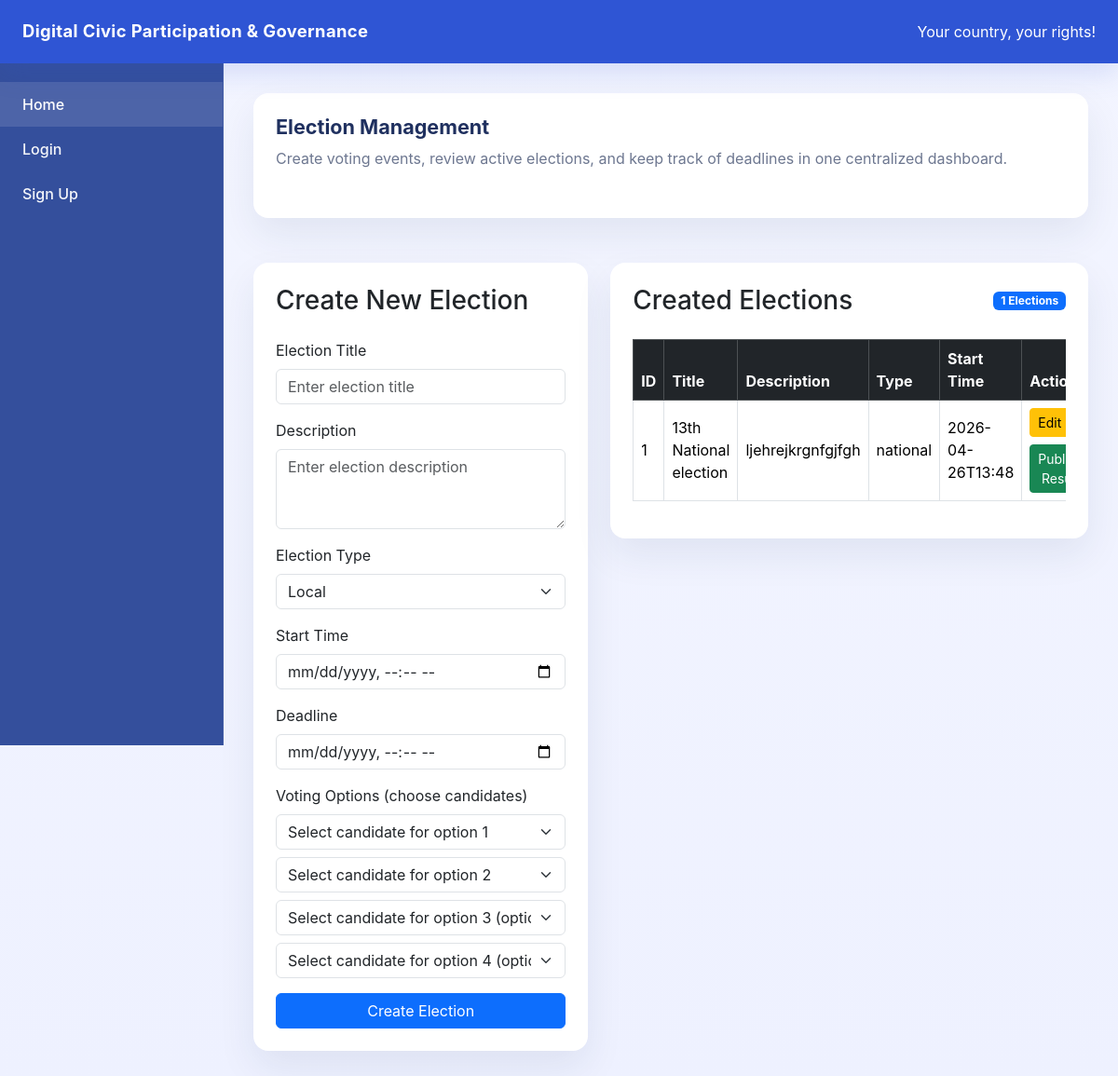
The page /election_creation/ on the database its author committed.
### models/election_creation.py (models this page shows)
class ElectionCreation(db.Model):
    __tablename__ = "election_creation"
    id = db.Column(db.Integer, primary_key=True)
    title = db.Column(db.String(200), nullable=False)
    description = db.Column(db.String(500), nullable=False)
    type = db.Column(db.String(50), nullable = False, default = "Local")
    start_time = db.Column(db.String(50), nullable=False)  # added for election start reminder
    deadline = db.Column(db.String(50), nullable=False)
    result_published = db.Column(db.Boolean, default=False, nullable=False)  # added for result published notification
    start_notified = db.Column(db.Boolean, default=False, nullable=False)  # added to avoid duplicate start notifications
    end_notified = db.Column(db.Boolean, default=False, nullable=False)  # added to avoid duplicate end notifications
    result_notified = db.Column(db.Boolean, default=False, nullable=False)  # added to avoid duplicate result notifications
    options = db.relationship(
        "VotingOption",
        backref="election",
        cascade="all, delete-orphan",
        lazy=True
    )

### routes/election_creation_routes.py (the view)
@e_bp.route("/")
def election_creation_page():
    elections = ElectionCreation.query.all()
    candidates = Candidate.query.all()
    return render_template("election_creation.html", elections=elections, candidates=candidates)

### app.py (called while the page is built, shortened)
@app.context_processor
def inject_notification_count():
    unread_notification_count = 0
    current_user = None  # added
    voter_id = session.get("user_id")
    return dict(unread_notification_count=unread_notification_count, current_user=current_user)

### templates/election_creation.html (shortened to what this page needs)
{% extends "base.html" %}
{% block content %}
<div class="row g-4">
    <div class="col-12">
        <div class="card card-smooth p-4 mb-4">
            <div class="d-flex flex-column flex-md-row justify-content-between align-items-start gap-3">
                <div>
                    <h1 class="section-title mb-2">Election Management</h1>
                    <p class="page-intro">Create voting events, review active elections, and keep track of deadlines in one centralized dashboard.</p>
                </div>
            </div>
        </div>
    </div>
    <div class="col-lg-5">
        <div class="card card-smooth">
            <div class="card-body p-4">
                <h3 class="mb-4">Create New Election</h3>
                <form action="{{ url_for('e_bp.add_election') }}" method="POST">
                    <div class="mb-3">
                        <label class="form-label">Election Title</label>
                        <input type="text" class="form-control" name="title" placeholder="Enter election title" required>
                    </div>
                    <div class="mb-3">
                        <label class="form-label">Description</label>
                        <textarea class="form-control" name="description" rows="3" placeholder="Enter election description" required></textarea>
                    </div>
                    <div class="mb-3">
                        <label class="form-label">Election Type</label>
                        <select class="form-select" name="type" required>
                            <option value="Local">Local</option>
                        </select>
                    </div>
                    <div class="mb-3">
                        <label class="form-label">Start Time</label>
                        <input type="datetime-local" class="form-control" name="start_time" required>
                    </div>
                    <div class="mb-3">
                        <label class="form-label">Deadline</label>
                        <input type="datetime-local" class="form-control" name="deadline" required>
                    </div>
                    <div class="mb-3">
                        <label class="form-label">Voting Options (choose candidates)</label>
                        {% if candidates %}
                            <select class="form-select mb-2" name="option1" required>
                                <option value="">Select candidate for option 1</option>
                            </select>
                            <select class="form-select mb-2" name="option2" required>
                                <option value="">Select candidate for option 2</option>
                            </select>
                            <select class="form-select mb-2" name="option3">
                                <option value="">Select candidate for option 3 (optional)</option>
                            </select>
                            <select class="form-select mb-2" name="option4">
                                <option value="">Select candidate for option 4 (optional)</option>
                            </select>
                        {% else %}
                            <div class="alert alert-warning">
                                No candidates available yet. Add candidates first before creating an election.
                            </div>
                        {% endif %}
                    </div>
                    <button type="submit" class="btn btn-primary w-100">Create Election</button>
                </form>
            </div>
        </div>
    </div>
    <div class="col-lg-7">
        <div class="card card-smooth">
            <div class="card-body p-4">
                <div class="d-flex justify-content-between align-items-center mb-4">
                    <h3 class="mb-0">Created Elections</h3>
                    <span class="badge bg-primary">{{ elections|length }} Elections</span>
                </div>
                {% if elections %}
                    <div class="table-responsive">
                        <table class="table table-bordered table-hover align-middle">
                            <thead class="table-dark">
                                <tr>
                                    <th>ID</th>
                                    <th>Title</th>
                                    <th>Description</th>
                                    <th>Type </th>
                                    <th>Start Time</th>
                                    <th>Action</th>
                                </tr>
                            </thead>
                            <tbody>
                                {% for election in elections %}
                                    <tr>
                                        <td>{{ election.id }}</td>
                                        <td>{{ election.title }}</td>
                                        <td>{{ election.description }}</td>
                                        <td>{{ election.type }}
                                        <td>{{ election.start_time }}</td>
                                        <td>
                                            <a href="{{ url_for('e_bp.edit_election', election_id=election.id) }}" class="btn btn-sm btn-warning mb-1">Edit</a>
                                            {% if election.result_published %}
                                                <span class="badge bg-success d-block mt-1">Published</span>
                                            {% else %}
                                                <form action="{{ url_for('e_bp.publish_result', election_id=election.id) }}" method="POST" class="mt-1">
                                                    <button type="submit" class="btn btn-sm btn-success">Publish Result</button>
                                                </form>
                                                {% endif %}
                                        </td>
                                    </tr>
                                {% endfor %}
                            </tbody>
                        </table>
                    </div>
                {% else %}
                    <div class="alert alert-light border mb-0">
                        No elections created yet.
                    </div>
                {% endif %}
            </div>
        </div>
    </div>
</div>
{% endblock %}

### templates/base.html (style rules this page uses)
:root { --brand: #2f55d4; --brand-soft: #edf0ff; --surface: #ffffff; --surface-soft: #f4f6ff; --text: #1f305f; --muted: #6d7790; }
body { margin: 0; min-height: 100vh; background: linear-gradient(180deg, #f3f5ff 0%, #eef1ff 100%); font-family: Inter, system-ui, -apple-system, BlinkMacSystemFont, "Segoe UI", sans-serif; color: var(--text); }
.card-smooth { border: 0; border-radius: 1rem; background: var(--surface); box-shadow: 0 18px 40px rgba(23, 45, 92, 0.08); }
.section-title { font-size: 1.35rem; font-weight: 700; margin-bottom: 1.25rem; color: var(--text); }
.page-intro { color: var(--muted); margin-bottom: 1.75rem; }

### rows shown on the page
ElectionCreation: id "1", title "13th National election", description "ljehrejkrgnfgjfgh", type "national", start_time "2026-04-26T13:48"

### other values the page prints
{{ elections|length }} "1"
